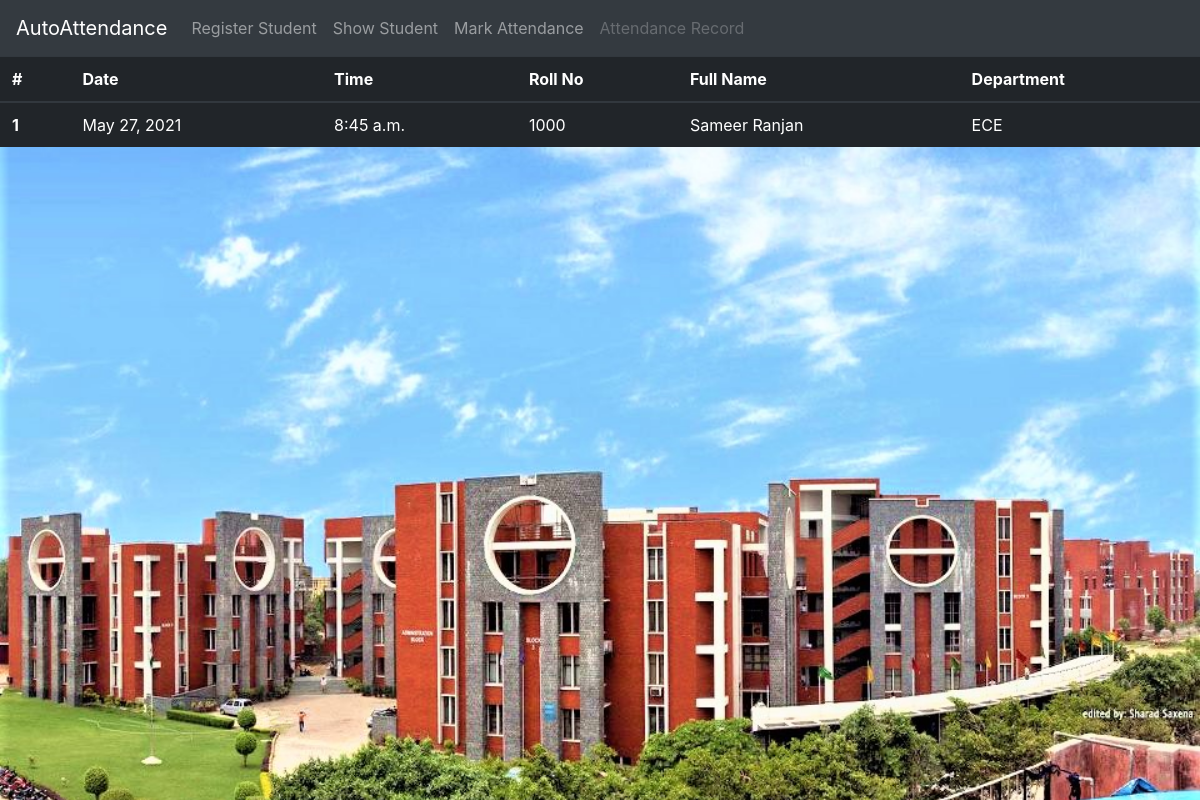
The app's page /attendancerecord/, older data.
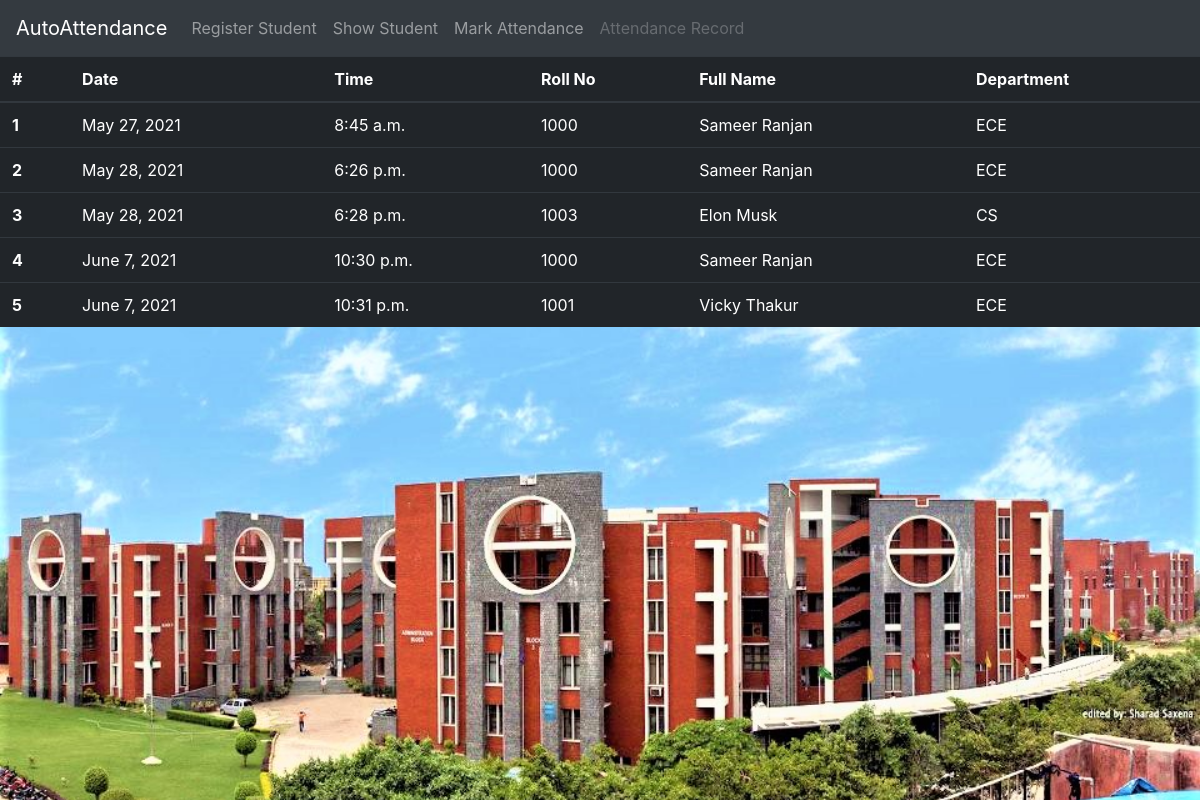
The same page, newer data.
### attendance/models.py (models this page shows)
class AttendanceTable(models.Model):
	date = models.DateField()
	time = models.TimeField()
	student = models.ForeignKey(Student,on_delete=models.CASCADE)

class Student(models.Model):
	roll_no = models.IntegerField(primary_key=True)
	name =  models.CharField(max_length=30)
	dob = models.DateField()
	department = models.CharField(
		max_length = 30,
		choices = Department_CHOICES,
		default = 'ECE')
	semester = models.CharField(
		max_length = 30,
		choices = SEMESTER_CHOICES,
		default = '1')
	email = models.EmailField()
	photo = models.ImageField(upload_to='images/')

### attendance/views.py (the view)
# urls.py: path('attendancerecord/',views.showAttendanceRecord, name='attendancerecord'),
def showAttendanceRecord(request):
	attendance = AttendanceTable.objects.all()
	records = {}
	for rec in range(len(attendance)):
		t = attendance[rec]
		records[rec+1]={'date':t.date,'time':t.time,'roll':t.student.roll_no,'name':t.student.name,'department':t.student.department}
	print(records)
	return render(request,"attendance/attendance_record.html",{"context":records})

### attendance/templates/attendance/attendance_record.html (shortened to what this page needs)
{% load static %}
<link rel="stylesheet" href="https://maxcdn.bootstrapcdn.com/bootstrap/4.0.0/css/bootstrap.min.css">
<div style="height:100%;background-image:url({% static 'attendance/images/college_pic.jpg' %});background-repeat:no-repeat;background-size: cover;background-position-y:+55%;">
  <nav class="navbar navbar-expand-lg  navbar-dark bg-dark">
    <a class="navbar-brand" href="{% url 'index' %}">AutoAttendance</a>
    <div class="collapse navbar-collapse" id="navbarNav">
      <ul class="navbar-nav">
        <li class="nav-item">
          <a class="nav-link" href="{% url 'register' %}">Register Student</a>
        </li>
        <li class="nav-item">
          <a class="nav-link" href="{% url 'showstudentlist' %}">Show Student</a>
        </li>
        <li class="nav-item">
          <a class="nav-link" href="{% url 'markattendance' %}">Mark Attendance</a>
        </li>
        <li class="nav-item">
          <a class="nav-link disabled" href="{% url 'attendancerecord' %}">Attendance Record</a>
        </li>
      </ul>
    </div>
  </nav>
<table class="table table-dark">
  <thead>
    <tr>
      <th scope="col">#</th>
      <th scope="col">Date</th>
      <th scope="col">Time</th>
      <th scope="col">Roll No</th>
      <th scope="col">Full Name</th>
      <th scope="col">Department</th>
    </tr>
  </thead>
  <tbody>
    {% for key,val in context.items %}
      <tr>
        <th scope="row">{{key}}</th>
        <td>{{val.date}}</td>
        <td>{{val.time}}</td>
        <td>{{val.roll}}</td>
        <td>{{val.name}}</td>
        <td>{{val.department}}</td>
      </tr>
    {% endfor %}
  </tbody>
</table>
</div>

Row changes from the older to the newer data that the page shows:
added AttendanceTable: date "May 28, 2021", time "6:26 p.m."
added AttendanceTable: date "May 28, 2021", time "6:28 p.m."
added Student: name "Elon Musk", department "CS"
added AttendanceTable: date "June 7, 2021", time "10:30 p.m."
added AttendanceTable: date "June 7, 2021", time "10:31 p.m."
now on this page (row unchanged): Student: name "Vicky Thakur", department "ECE"
Text that changed along with them:
new list line: "2 1000"
new list line: "Sameer Ranjan ECE"
new list line: "3 1003"
new list line: "4 1000"
new list line: "5 1001"
